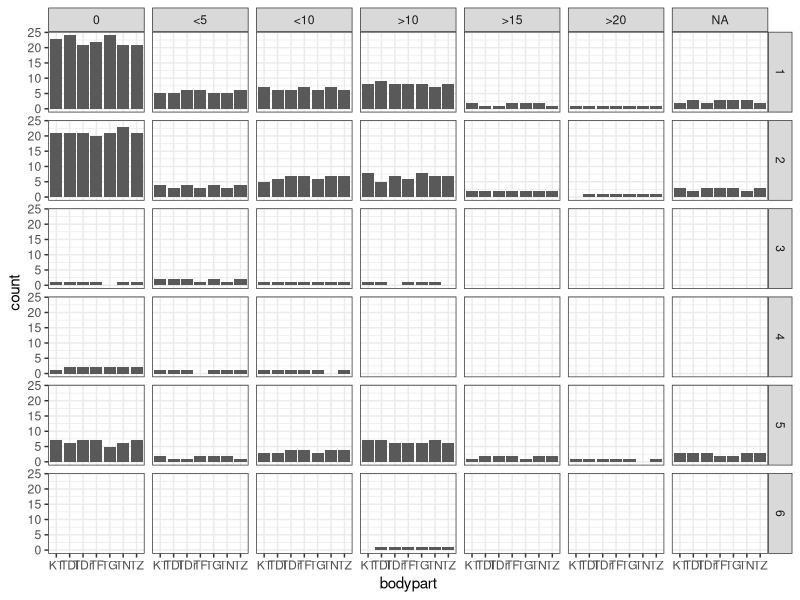
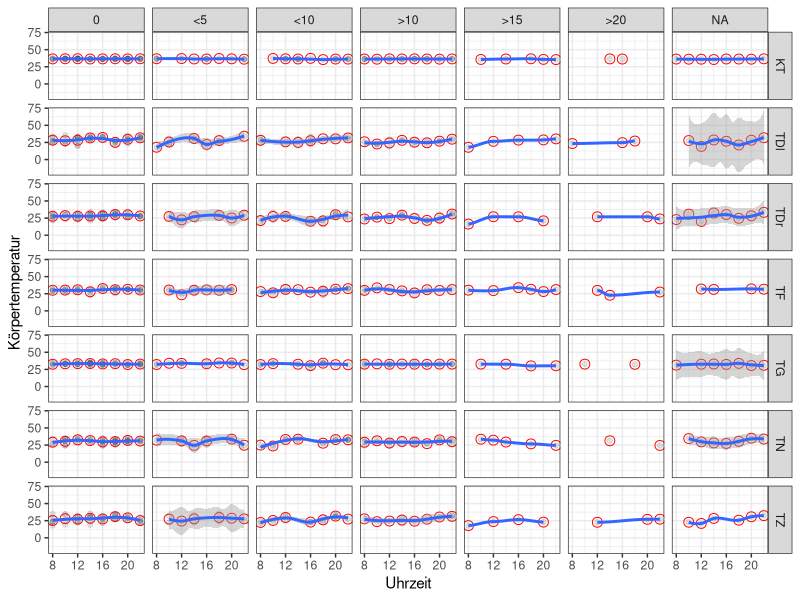
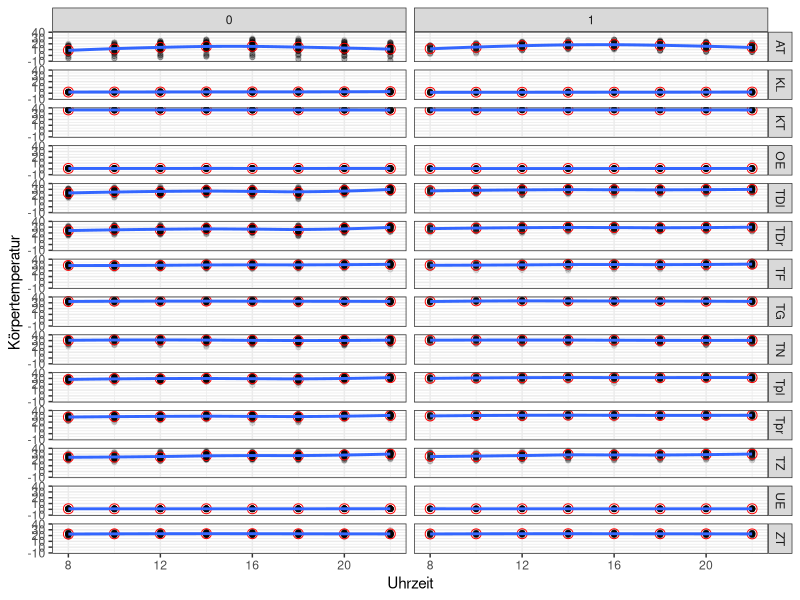
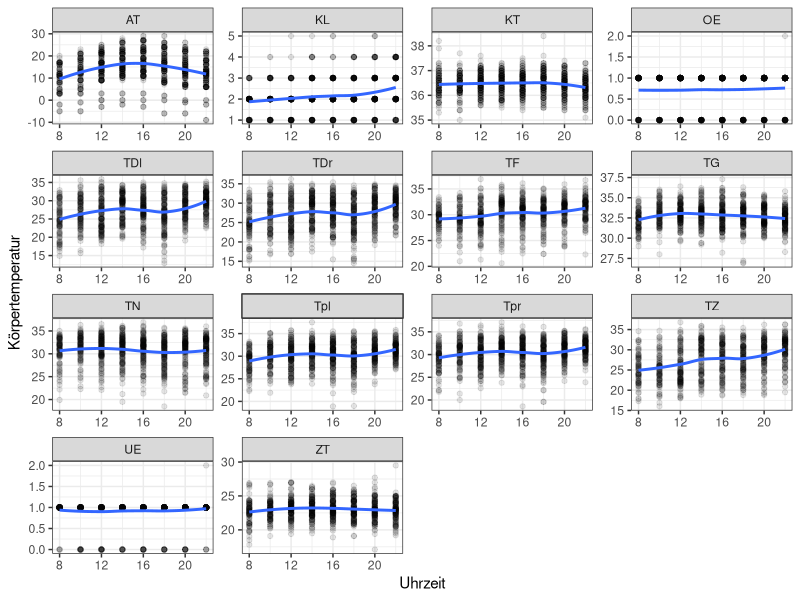
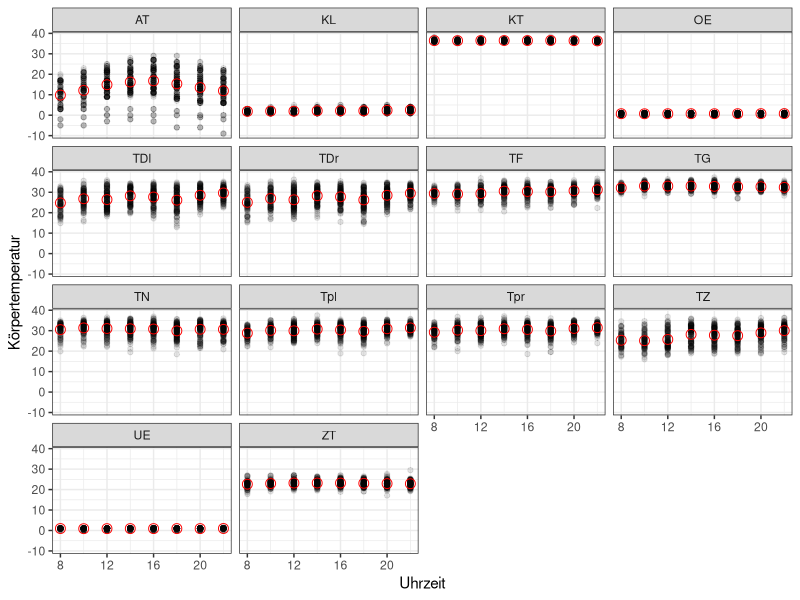
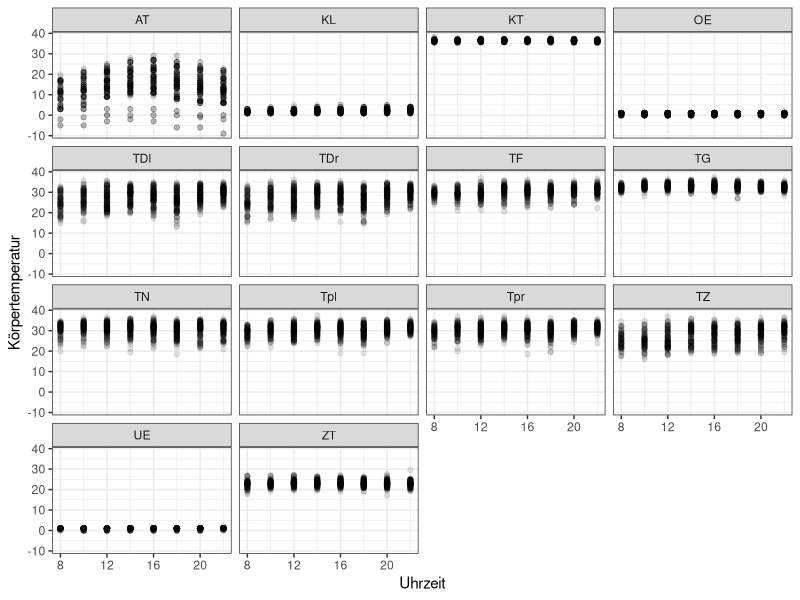

Write R code to recreate these figures, in order.
## ---- chunk 1
knitr::opts_chunk$set(echo = TRUE)
library(tidyverse)
library(ggplot2)
## ---- chunk 2
#########Style-Guide##########
#'Verwende für den Einzug in der Regel zwei Leerzeichen pro Ebene.
#'
#'Setze Leerzeichen um Zuweisungen, Operatoren und nach Kommas, aber nicht vor.
#'
#'Verwende sinnvolle und beschreibende Namen für Variablen, Funktionen und Objekte.
#'
#'Vermeide Einzelbuchstaben oder Abkürzungen in Variablennamen, es sei denn, sie sind allgemein verständlich.
#'
#' CamelCase für Variablen 
#' 
#' Verwende für den Einzug in der Regel tabular pro Ebene.
#' 
#' Verwende den R-Standard # für Einzeilige Kommentare und #' für Dokumentationskommentare.
#' 
#' Begrenze die Zeilenlänge auf etwa 80 bis 100 Zeichen, um den Code lesbar zu halten. Verwende Zeilenumbrüche, um lange Zeilen aufzuteilen.
#' 
#' Verwende library() zum Laden von Paketen am Anfang deines Skripts oder deiner Funktion.
#' 
#' Vermeide das harte Codieren von Zahlen oder Dateipfaden. Verwende stattdessen Variablen oder Konstanten.
## ---- chunk 3
library(tidyverse)
Daten <- read_csv("Daten.csv")
# this code chunk formats all hourly data into long format


Daten_longer <- Daten %>% rename("AT 20" = "A 20","AT 22" = "A 22") %>% rename("Notizen" = ...163)%>% 
  mutate(across(matches(".*[0-9]+.*"), as.numeric)) %>% # all columns to numeric
  mutate(across(matches(".*[0-9]+.*"), function(x) {ifelse(x < -50, NA, x)})) %>% # all negative values to NA
  pivot_longer(
    cols = matches(".*[0-9]+.*"), # columns to pivot
    names_to = c("bodypart", "hour"), # new column names, ATTENTION: bodypart contains things like clothing etc.
    names_pattern = "(.*\\D)(\\d{1,2})$", # pattern to separate the original column names
    values_to = "temperatur" # new column name for the values
  ) %>% mutate(hour = as.numeric(hour)) %>%
  mutate(bodypart = gsub(" ","",bodypart)) # remove spaces in bodypart
  
all_bodyparts <- c("TDl", "TDr", "KT", "TPl", "TPR", "TF", "TG", "TN", "TZ")
Daten_longer_only_bodypart <- Daten_longer %>% filter(bodypart == all_bodyparts) # only bodypart
## ---- chunk 4
library(patchwork)
all_plot <- Daten_longer %>% ggplot(aes(x = hour, y = temperatur)) +
  geom_point(alpha = 0.1) +
  facet_wrap( ~ bodypart) +
  theme_bw() +
  labs(x = "Uhrzeit", y = "Körpertemperatur")

all_plot_with_means <- Daten_longer %>% ggplot(aes(x = hour, y = temperatur)) +
  geom_point(alpha = 0.1) +
  facet_wrap( ~ bodypart) +
  theme_bw() +
  labs(x = "Uhrzeit", y = "Körpertemperatur") +
  stat_summary(fun = mean, geom = "point", shape = 1, size = 3, color = "red")

all_plot_with_geom_smooth <- Daten_longer %>% ggplot(aes(x = hour, y = temperatur,group = bodypart)) +
  geom_point(alpha = 0.1) +
  facet_wrap( ~ bodypart,scales = "free") +
  theme_bw() +
  labs(x = "Uhrzeit", y = "Körpertemperatur") +
  #stat_summary(fun = mean, geom = "point", shape = 1, size = 3, color = "red") +
  geom_smooth(method = "loess", se = FALSE)



all_plot_with_geom_smooth_skl_no <- Daten_longer  %>% ggplot(aes(x = hour, y = temperatur)) +
  geom_point(alpha = 0.1) +
  facet_grid(rows = vars(bodypart), cols = vars(Sklerodermie)) +
  theme_bw() +
  labs(x = "Uhrzeit", y = "Körpertemperatur") +
  stat_summary(fun = mean, geom = "point", shape = 1, size = 3, color = "red") +
  geom_smooth(method = "loess", se = FALSE) 
  #scale_y_continuous(breaks = seq(0,24,2))


Daten_longer_only_bodypart$`Anzahl Raynaud Attacken` <- factor(Daten_longer_only_bodypart$`Anzahl Raynaud Attacken`,levels = c(0,"<5","<10",">10",">15",">20")) 
#Daten_longer_only_bodypart <- Daten_longer_only_bodypart %>% drop_na(contains("Anzahl Raynaud"))



all_bodyparts_by_attacks_pl <- Daten_longer_only_bodypart %>%
  ggplot(aes(x = hour, y = temperatur)) +
  geom_point(alpha = 0.1) +
  #facet_wrap(~ bodypart) +
  facet_grid(rows = vars(bodypart), cols = vars(Daten_longer_only_bodypart$"Anzahl Raynaud Attacken")) +
  #facet_wrap(~Daten_longer_only_bodypart$"Anzahl Raynaud Attacken") +
  theme_bw() +
  labs(x = "Uhrzeit", y = "Körpertemperatur") +
  stat_summary(fun = mean, geom = "point", shape = 1, size = 3, color = "red") +
  geom_smooth(method = "loess") 
  
obs_attacks_bodypart <- Daten_longer_only_bodypart %>%
  ggplot(aes(x = bodypart)) +
  geom_bar()+
  facet_grid(rows = vars(Tag), cols = vars(Daten_longer_only_bodypart$"Anzahl Raynaud Attacken")) +
  theme_bw()
obs_attacks_bodypart

all_bodyparts_plot_skl_yes <- Daten_longer_only_bodypart %>%
  filter(Sklerodermie == 0) %>%
  ggplot(aes(x = hour, y = temperatur)) +
  geom_point(alpha = 0.1) +
  #facet_grid(rows = vars(bodypart), cols = vars(Daten_longer_only_bodypart$"Anzahl Raynaud Attacken")) +
  theme_bw() +
  labs(x = "Uhrzeit", y = "Körpertemperatur") +
  stat_summary(fun = mean, geom = "point", shape = 1, size = 3, color = "red") +
  geom_smooth(method = "loess")   
  
#ggsave("all_bodyparts_plot_skl_yes.pdf", all_bodyparts_plot_skl_yes, width = 20, height = 20, units = "cm")
ggsave("all_bodyparts_by_attacks_pl.pdf", all_bodyparts_by_attacks_pl, width = 20, height = 20, units = "cm")
ggsave("all_plot_with_geom_smooth_skl_no.pdf", all_plot_with_geom_smooth_skl_no, width = 20, height = 20, units = "cm")
ggsave("all_plot_with_geom_smooth.pdf", all_plot_with_geom_smooth, width = 20, height = 20, units = "cm")
ggsave("all_plot_with_means.pdf", all_plot_with_means, width = 20, height = 20, units = "cm")
ggsave("all_plot.pdf", all_plot, width = 20, height = 20, units = "cm")
